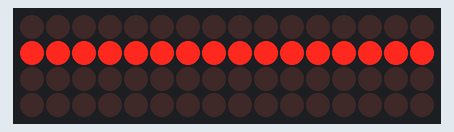
This sketch was run on a simulated Arduino Uno, built with avr-gcc and run on an emulated ATmega328P. Parts: 16×4 LED matrix. Wiring (inferred from the names in the program): LED cube drawn one layer per row (orientation assumed): layers A3, A2, A1, A0; columns pin 13, pin 12, pin 11, pin 10, pin 9, pin 8, pin 7, pin 6, pin 5, pin 4, pin 3, pin 2, pin 1, pin 0, A5, A4. Random numbers use the default seed unless the sketch sets one.

Above: at 1.7 s.
At 6.06 s:
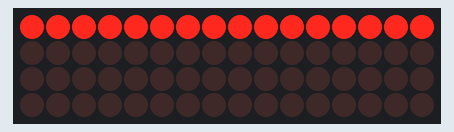
At 6.5 s:
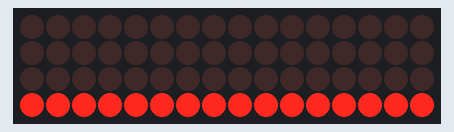
At 16.59 s:
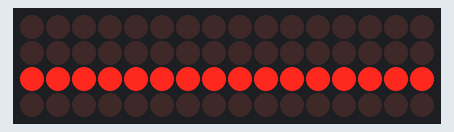
At 27.94 s:
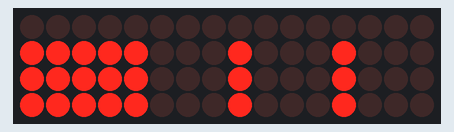
At 39.84 s:
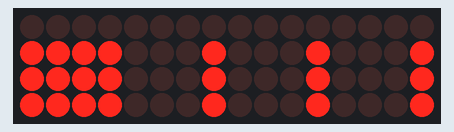

The sketch:

Arduino-LED-Cube-Animations.ino
```cpp
/*
  4x4x4 LED Cube
  Connection Setup:
  Columns
  [(x,y)-Pin]
  (1,1)-13
  (1,2)-12
  (1,3)-11
  (1,4)-10
  (2,1)-9
  (2,2)-8
  (2,3)-7
  (2,4)-6
  (3,1)-5
  (3-2)-4
  (3-3)-3
  (3,4)-2
  (4,1)-1
  (4,2)-0
  (4,3)-A5
  (4,4)-A4
  Layers
  [layer-Pin]
  a-A0
  b-A1
  c-A2
  d-A3

  Animations made by Varjitt Jeeva
*/

int column[16]={13,12,11,10,9,8,7,6,5,4,3,2,1,0,A5,A4};
int layer[4]={A3,A2,A1,A0};

void setup() {
  // put your setup code here, to run once:
  //setting rows to ouput
  for(int i = 0; i<16; i++)
  {
    pinMode(column[i], OUTPUT);
  }
  //setting layers to output
  for(int i = 0; i<4; i++)
  {
    pinMode(layer[i], OUTPUT);
  }
  //seeding random for random pattern
  randomSeed(analogRead(10));
}

void loop() {
  // put your main code here, to run repeatedly:
  //cornerCubeCycle();
  railgun();
  cornerCubeCycle(90);
  risingX(20);
}


//Rising X
void risingX(int iterations){
  allOff();
  digitalWrite(column[0], 0);
  digitalWrite(column[3], 0);
  digitalWrite(column[5], 0);
  digitalWrite(column[6], 0);
  digitalWrite(column[9], 0);
  digitalWrite(column[10], 0);
  digitalWrite(column[12], 0);
  digitalWrite(column[15], 0);
  for (int i = 0; i < iterations; i++){
    rx1();
    rx2();
    rx3();
    rx4();
  }
}

void rx1(){
  digitalWrite(layer[3],1);
  delay(75);
  digitalWrite(layer[3],0);
  delay(75);
}

void rx2(){
  digitalWrite(layer[3],1);
  delay(75);
  digitalWrite(layer[2],1);
  delay(75);
  digitalWrite(layer[2],0);
  delay(75);
  digitalWrite(layer[3],0);
  delay(75);
}

void rx3(){
  digitalWrite(layer[3],1);
  delay(75);
  digitalWrite(layer[2],1);
  delay(75);
  digitalWrite(layer[1],1);
  delay(75);
  digitalWrite(layer[1],0);
  delay(75);
  digitalWrite(layer[2],0);
  delay(75);
  digitalWrite(layer[3],0);
  delay(75);
}

void rx4(){
  digitalWrite(layer[3],1);
  delay(75);
  digitalWrite(layer[2],1);
  delay(75);
  digitalWrite(layer[1],1);
  delay(75);
  digitalWrite(layer[0],1);
  delay(75);
  digitalWrite(layer[0],0);
  delay(75);
  digitalWrite(layer[1],0);
  delay(75);
  digitalWrite(layer[2],0);
  delay(75);
  digitalWrite(layer[3],0);
  delay(75);
}

//RailGun Mode
void railgun(){
  allOff();
  for (int i = 0; i < 150; i++){
    int layerR = (int)random(1,5);
    int rowR = (int)random(1,5);
    rg_layerXrowX(layerR,rowR,35);
  }
}

void rg_layerXrowX(int layerI, int rowI, int time){
  int columnSS[4] = {0,0,0,0};
  switch(rowI){
    case 1:
      columnSS[0] = 0;
      columnSS[1] = 4;
      columnSS[2] = 8;
      columnSS[3] = 12;
      break;
    case 2:
      columnSS[0] = 1;
      columnSS[1] = 5;
      columnSS[2] = 9;
      columnSS[3] = 13;
      break;
    case 3:
      columnSS[0] = 2;
      columnSS[1] = 6;
      columnSS[2] = 10;
      columnSS[3] = 14;
      break;
    default:
      columnSS[0] = 3;
      columnSS[1] = 7;
      columnSS[2] = 11;
      columnSS[3] = 15;
      break;
  }

  digitalWrite(layer[layerI-1],1);
  digitalWrite(column[columnSS[0]],0);
  delay(time);
  allOff();
  digitalWrite(layer[layerI-1],1);
  digitalWrite(column[columnSS[1]],0);
  delay(time);
  allOff();
  digitalWrite(layer[layerI-1],1);
  digitalWrite(column[columnSS[2]],0);
  delay(time);
  allOff();
  digitalWrite(layer[layerI-1],1);
  digitalWrite(column[columnSS[3]],0);
  delay(time);
  allOff();
}

void centerCube(){
  digitalWrite(layer[3], 0);
  digitalWrite(layer[2], 1);
  digitalWrite(layer[1], 1);
  digitalWrite(layer[0], 0);

  for (int i = 0; i < 16; i++){
    digitalWrite(column[i], 1);
  }
  digitalWrite(column[5],0);
  digitalWrite(column[6],0);
  digitalWrite(column[9],0);
  digitalWrite(column[10],0);
}

void centerCubeOnly(){
  digitalWrite(layer[2], 1);
  digitalWrite(layer[1], 1);
  digitalWrite(column[5],0);
  digitalWrite(column[6],0);
  digitalWrite(column[9],0);
  digitalWrite(column[10],0);
}

//CORNER CUBE CODE
void cornerCubeCycle(int time){
  allOff();

  for (int i = 0; i < 24; i++){
    cube11_grow(time);
    cube14_grow(time);
    cube44_grow(time);
    cube41_grow(time);
  }
}

void cube11_grow(int time){
  cube11_1_ON();
  delay(time);
  allOff();
  cube11_4_ON();
  delay(time);
  allOff();
  cube11_9_ON();
  delay(time);
  allOff();
  allOn();
  delay(time);
  allOff();
}

void cube14_grow(int time){
  cube14_1_ON();
  delay(time);
  allOff();
  cube14_4_ON();
  delay(time);
  allOff();
  cube14_9_ON();
  delay(time);
  allOff();
  allOn();
  delay(time);
  allOff();
}

void cube44_grow(int time){
  cube44_1_ON();
  delay(time);
  allOff();
  cube44_4_ON();
  delay(time);
  allOff();
  cube44_9_ON();
  delay(time);
  allOff();
  allOn();
  delay(time);
  allOff();
}

void cube41_grow(int time){
  cube41_1_ON();
  delay(time);
  allOff();
  cube41_4_ON();
  delay(time);
  allOff();
  cube41_9_ON();
  delay(time);
  allOff();
  allOn();
  delay(time);
  allOff();
}

void cube11_1_ON() {
  digitalWrite(layer[3], 1);
  for (int i = 0; i < 2; i++){
    digitalWrite(layer[i], 0);
  }
  digitalWrite(column[0],0);
  for (int i = 1; i < 16; i++){
    digitalWrite(column[i], 1);
  }
}

void cube14_1_ON() {
  digitalWrite(layer[3], 1);
  for (int i = 0; i < 2; i++){
    digitalWrite(layer[i], 0);
  }
  for (int i = 0; i < 16; i++){
    digitalWrite(column[i], 1);
  }
  digitalWrite(column[3],0);
}

void cube44_1_ON() {
  digitalWrite(layer[3], 1);
  for (int i = 0; i < 2; i++){
    digitalWrite(layer[i], 0);
  }
  for (int i = 0; i < 16; i++){
    digitalWrite(column[i], 1);
  }
  digitalWrite(column[15],0);
}

void cube41_1_ON() {
  digitalWrite(layer[3], 1);
  for (int i = 0; i < 2; i++){
    digitalWrite(layer[i], 0);
  }
  for (int i = 0; i < 16; i++){
    digitalWrite(column[i], 1);
  }
  digitalWrite(column[12],0);
}

void cube11_4_ON() {
  digitalWrite(layer[3], 1);
  digitalWrite(layer[2], 1);
  digitalWrite(layer[1], 0);
  digitalWrite(layer[0], 0);

  for (int i = 0; i < 16; i++){
    digitalWrite(column[i], 1);
  }
  digitalWrite(column[0],0);
  digitalWrite(column[1],0);
  digitalWrite(column[4],0);
  digitalWrite(column[5],0);
}

void cube14_4_ON() {
  digitalWrite(layer[3], 1);
  digitalWrite(layer[2], 1);
  digitalWrite(layer[1], 0);
  digitalWrite(layer[0], 0);

  for (int i = 0; i < 16; i++){
    digitalWrite(column[i], 1);
  }
  digitalWrite(column[2],0);
  digitalWrite(column[3],0);
  digitalWrite(column[6],0);
  digitalWrite(column[7],0);
}

void cube44_4_ON() {
  digitalWrite(layer[3], 1);
  digitalWrite(layer[2], 1);
  digitalWrite(layer[1], 0);
  digitalWrite(layer[0], 0);

  for (int i = 0; i < 16; i++){
    digitalWrite(column[i], 1);
  }
  digitalWrite(column[10],0);
  digitalWrite(column[11],0);
  digitalWrite(column[14],0);
  digitalWrite(column[15],0);
}

void cube41_4_ON() {
  digitalWrite(layer[3], 1);
  digitalWrite(layer[2], 1);
  digitalWrite(layer[1], 0);
  digitalWrite(layer[0], 0);

  for (int i = 0; i < 16; i++){
    digitalWrite(column[i], 1);
  }
  digitalWrite(column[8],0);
  digitalWrite(column[9],0);
  digitalWrite(column[12],0);
  digitalWrite(column[13],0);
}

void cube11_9_ON() {
  digitalWrite(layer[3], 1);
  digitalWrite(layer[2], 1);
  digitalWrite(layer[1], 1);
  digitalWrite(layer[0], 0);

  for (int i = 0; i < 16; i++){
    digitalWrite(column[i], 1);
  }
  digitalWrite(column[0],0);
  digitalWrite(column[1],0);
  digitalWrite(column[2],0);
  digitalWrite(column[4],0);
  digitalWrite(column[5],0);
  digitalWrite(column[6],0);
  digitalWrite(column[8],0);
  digitalWrite(column[9],0);
  digitalWrite(column[10],0);
}

void cube14_9_ON() {
  digitalWrite(layer[3], 1);
  digitalWrite(layer[2], 1);
  digitalWrite(layer[1], 1);
  digitalWrite(layer[0], 0);

  for (int i = 0; i < 16; i++){
    digitalWrite(column[i], 1);
  }
  digitalWrite(column[1],0);
  digitalWrite(column[2],0);
  digitalWrite(column[3],0);
  digitalWrite(column[5],0);
  digitalWrite(column[6],0);
  digitalWrite(column[7],0);
  digitalWrite(column[9],0);
  digitalWrite(column[10],0);
  digitalWrite(column[11],0);
}

void cube44_9_ON() {
  digitalWrite(layer[3], 1);
  digitalWrite(layer[2], 1);
  digitalWrite(layer[1], 1);
  digitalWrite(layer[0], 0);

  for (int i = 0; i < 16; i++){
    digitalWrite(column[i], 1);
  }
  digitalWrite(column[5],0);
  digitalWrite(column[6],0);
  digitalWrite(column[7],0);
  digitalWrite(column[9],0);
  digitalWrite(column[10],0);
  digitalWrite(column[11],0);
  digitalWrite(column[13],0);
  digitalWrite(column[14],0);
  digitalWrite(column[15],0);
}

void cube41_9_ON() {
  digitalWrite(layer[3], 1);
  digitalWrite(layer[2], 1);
  digitalWrite(layer[1], 1);
  digitalWrite(layer[0], 0);

  for (int i = 0; i < 16; i++){
    digitalWrite(column[i], 1);
  }
  digitalWrite(column[4],0);
  digitalWrite(column[5],0);
  digitalWrite(column[6],0);
  digitalWrite(column[8],0);
  digitalWrite(column[9],0);
  digitalWrite(column[10],0);
  digitalWrite(column[12],0);
  digitalWrite(column[13],0);
  digitalWrite(column[14],0);
}

void allOff(){
   for(int i = 0; i < 16; i++)
   {
     digitalWrite(column[i], 1);
   }
   for(int i = 0; i < 4; i++)
   {
     digitalWrite(layer[i], 0);
   }
}

void allOn() {
  for(int i = 0; i < 16; i++)
  {
    digitalWrite(column[i], 0);
  }
  for(int i = 0; i < 4; i++)
  {
    digitalWrite(layer[i], 1);
  }
}
```

Measured:
- what the display in image 0 shows lasts 0.4 s, from 1.5 s to 1.9 s
- what the display in image 2 shows lasts 0.4 s, from 6.3 s to 6.7 s
